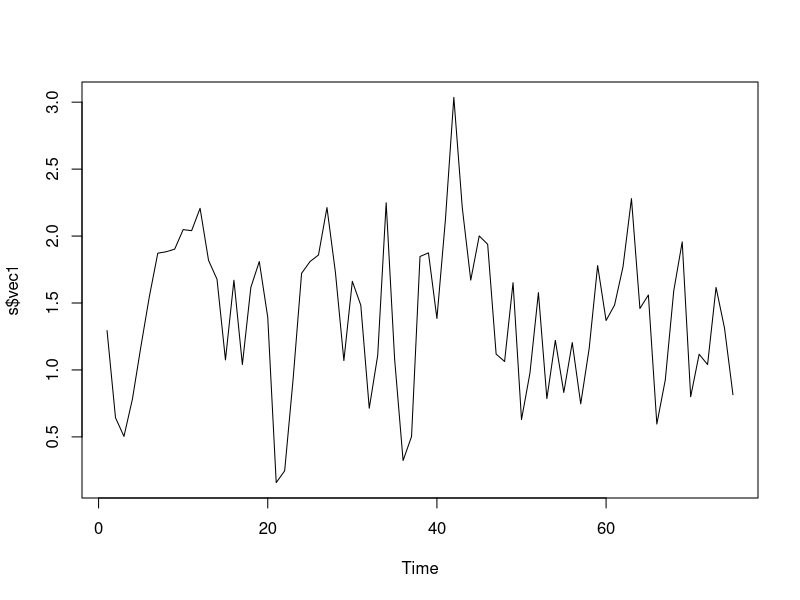

Recreate this plot in R. (Note: this script raises an error after producing the figure.)
inv <- function(lam, alpha, u)
{
  g <- (-1/lam)*log(u)
  c0 <- g^(1/alpha)
  return(c0)
}



synthetic_data_generator <- function(lam0, lam1, alpha, n) #uniform(0,1) of size n
{
  u <- runif(n+2, 0,1)
  w <- numeric()
  for (i in 1:(length(u)-1))
  {
    
    w[i] <- min(inv(lam = lam0, alpha = alpha, u = u[i]), ###change needed
                inv(lam = lam1, alpha = alpha, u = u[i-1]))
    
  }
  vec <- as.vector(w)
  vec1 <- vec[2:length(vec)]
  #max(vec1)
  #density(vec1)
  #vec1_round <- round(vec1, digits = 2)
  time <- seq(from =1, to = length(vec1), by = 1)
  df <- as.data.frame(cbind(time, vec1))
  return(df)
} #output is a dataframe


# a vector containing WEP(lamda0, lambda1, alpha)

s <- synthetic_data_generator(lam0 = 0.15, lam1 = 0.04, alpha = 3.0, n = 75)
plot.ts(s$vec1)






### checking if the sample mean matches

meaner <- function(vector,lam0, lam1, alpha)
{
  ff <- vector
  lambda <- (lam0 + lam1)
  mean <- (lambda^(-1/alpha)) * gamma((1/alpha) + 1)
  samp <- mean(ff)
  
  return(c(samp, mean, length(vector)))
}

meaner(s$vec1, 0.15,0.04,3)










### The MLE function for every xi 's or others

MLE_start <- function(vector, lam0, lam1, alpha) {
  gamma <- lam0/lam1
  beta <- (gamma)^(1/alpha)
  l <- length(vector)
  
  index1 <- numeric()
  index2 <- numeric()
  index1_plus_one <- numeric()
  index2_plus_one <- numeric()
  i0_beta <- numeric()
  
  for (i in 1:(l-1)) {
    if (vector[i] * beta < vector[i+1]) {
      index1[i] <- i
      index1_plus_one[i] <- i+1
    } else if (vector[i] * beta > vector[i+1]) {
      index2[i] <- i
      index2_plus_one[i] <- i+1
    } else {
      i0_beta[i] <- vector[i]
    }
  }
  
  # Remove NA entries
  i_1 <- index1[!is.na(index1)]
  i_2 <- index2[!is.na(index2)]
  i1_plus1 <- index1_plus_one[!is.na(index1_plus_one)]
  i2_plus1 <- index2_plus_one[!is.na(index2_plus_one)]
  i0_beta <- i0_beta[!is.na(i0_beta)]
  
  union <- sort(union(i1_plus1, i2_plus1))
  
  x1 <- vector[i_1]
  x2 <- vector[i_2]
  x1_p <- vector[i1_plus1]
  x2_p <- vector[i2_plus1]
  x0 <- i0_beta
  
  un_x1_p_x2_p <- vector[union]
  
  n0 <- length(x0)
  n1 <- length(x1)
  n2 <- length(x2)
  
  ####### here starts g2 function
  new <- vector[2:(length(vector)-1)]
  t1 <- sum(x1^alpha) + (1+gamma)*((sum(x1_p^alpha) + sum(x2^alpha))) +
    gamma * sum(x2_p^alpha) + (gamma^2 + gamma + 1) * sum(x0^alpha) 
  t2 <- (1 + gamma) * sum(new^alpha)
  g2_al_gam <- t1 - t2
  
  ######## lam1_hat
  lam1hat <- (n1 + n2 + 1)/g2_al_gam
  
  ######## h2
  
  h2 <- log(vector[1]) + sum(log(un_x1_p_x2_p))
  
  ####### Here starts likelihood
  l1 <- (n1 + n2 + 1) * (log(lam1hat) + log(alpha)) - (n1 + n2 + 1) -
    (n0 - 1) * log(1 + gamma) 
  
  l2 <- ((n0 - (1/alpha)) + n2) * log(gamma) + (alpha - 1) * h2
  
  l_profiled <- l1 + l2 + (alpha - 1) * h2
  
  
  
  return(list(lamda0 = lam0, lamda1 = lam1, gamma = gamma, 
              beta = beta, 
              x1 = x1, x2 = x2, x0 = x0, 
              x1_p = x1_p, x2_p = x2_p, 
              union_plus = un_x1_p_x2_p,
              n0 = n0, n1 = n1, n2 = n2, g2 = g2_al_gam,
              lam1hat = lam1hat,
              likelihood = l_profiled))
}






# The iterate_MLE_dataframe function remains the same
iterate_MLE_dataframe <- function(vector, dataframe) {
  mega_list <- list()
  
  for (i in 1:nrow(dataframe)) {
    row <- dataframe[i, ]
    result <- MLE_start(vector, lam0 = row$lambda, lam1 = row$lam1, alpha = row$alpha)
    mega_list[[i]] <- result
  }
  
  return(mega_list)
}



mega_results <- iterate_MLE_dataframe(data_vector, grid_df)

# Updated function to extract key results into a data frame, now including lam1hat
extract_key_results <- function(mega_list) {
  result <- lapply(seq_along(mega_list), function(i) {
    list(
      row = i,
      lambda0 = mega_list[[i]]$lamda0,
      lambda1 = mega_list[[i]]$lamda1,
      alpha = grid_df$alpha[i],  # We take alpha from the original dataframe
      gamma = mega_list[[i]]$gamma,
      beta = mega_list[[i]]$beta,
      n0 = mega_list[[i]]$n0,
      n1 = mega_list[[i]]$n1,
      n2 = mega_list[[i]]$n2,
      g2 = mega_list[[i]]$g2,
      lam1hat = mega_list[[i]]$lam1hat,
      likelihood = mega_list[[i]]$likelihood
    )
  })
  
  return(do.call(rbind, lapply(result, data.frame)))
}


# Extract key results
results_df <- extract_key_results(mega_results)

plot(results_df$alpha, results_df$likelihood)

# Display the first few rows of the results
print(head(results_df))

# Basic summary of the results
summary(results_df)

# Install plotly if necessary
# install.packages("plotly")

# Find the row where lambda is maximum
max_likelihood_row <- results_df[which.max(results_df$likelihood), ]

# Display the row
max_likelihood_row




























